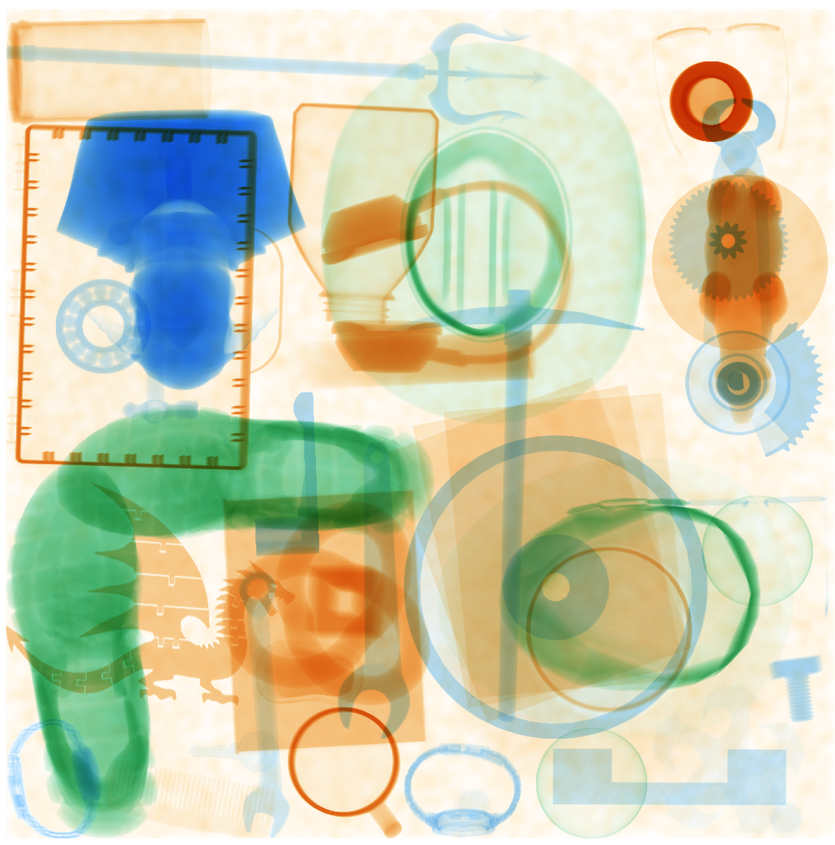
#> input picture dataOps/sample_1_z.png, 835 x 845 px, shrunk from 1361 x 1376 before the run, found by its file name
$ python show_zoom.py
#> lines starting #> are read from the running program, lines starting #| are printed output that depends on the picture
# Basic program to show image, zoomed image and determine attention paid to every image region
# Programmed by Olac Fuentes
# Last modified August 17, 2021

import numpy as np
import matplotlib.pyplot as plt

def display_images(r,c):
    r = int(r+0.5)
    c = int(c+0.5)
    r0 = max(r-dr,0)
    c0 = max(c-dc,0)
    r0 = min(r0,im.shape[0]-2*dr)
    c0 = min(c0,im.shape[1]-2*dc)
    if type(im[0,0,0])==np.uint8: # Make sure it works with float and unsigned integer images
        im_copy[r0:r0+2*dr,c0:c0+2*dc] = 3*(im[r0:r0+2*dr,c0:c0+2*dc]//4)+63
    else:
        im_copy[r0:r0+2*dr,c0:c0+2*dc] = 0.85*im[r0:r0+2*dr,c0:c0+2*dc]
    img.set_data(im_copy)
    im_copy[r0:r0+2*dr,c0:c0+2*dc] = im[r0:r0+2*dr,c0:c0+2*dc]
    attention[r0:r0+2*dr,c0:c0+2*dc] += att_mask # Increment attention counter
    zoom.set_data(im[r0:r0+2*dr,c0:c0+2*dc])
    plt.pause(.001)
    plt.draw()

def on_mouse_move(event):
    # Detect mouse movement and, if valid, display new zoomed image
    if event.ydata != None and event.xdata!=None:
        display_images(event.ydata, event.xdata)

def on_mouse_click(event):
    # Terminate mouse monitoring and display attention
    plt.disconnect(notify_mouse)
    plt.disconnect(notify_mouse_click)
    img.set_data(im)
    plt.pause(.001)
    plt.draw()
    plt.figure()
    plt.imshow(attention)
    plt.title('Attention map')
    plt.tight_layout()
    plt.axis('off')

im = plt.imread('/Users/harikabhogaraju/DHSProject/dataOps/sample_1_z.png')
#> im is the input picture: shape (845, 835, 4) float32; mean R, G, B, A 0.788, 0.805, 0.695, 1
if len(im.shape) == 4: # Remove transparency channel
    im = im[:,:,:-1]

im_copy = np.copy(im)

im_frac = 10
dr,dc =  im.shape[0]//im_frac,im.shape[1]//im_frac # Zoomed area will be 2*dr-by-2*dc - this can be tweaked
#> dr = 84; dc = 83
# Set attention weights; highest at the center of zoomed area. Decay constant can be tweaked
r = (np.arange(2*dr)-dr)**2
c = (np.arange(2*dc)-dc)**2
rr, cc = np.meshgrid(r, c)
att_mask = np.exp(-(10**-3.8)*(rr+cc)).T

# Initialize attention accumulator
attention = np.zeros((im.shape[0],im.shape[1]))

# Determine figure size to preserve original image aspect ratio
fig_vert_size = 6
fig_hor_size = int(2*fig_vert_size*im.shape[1]/im.shape[0]+0.5)
#> fig_hor_size = 12
plt.close('all')
fig, ax = plt.subplots(1,2,figsize=(fig_hor_size,fig_vert_size))
plt.tight_layout()
img = ax[0].imshow(im)
ax[0].axis('off')
ax[1].axis('off')
zoom = ax[1].imshow(np.ones_like(im))

# Start mouse monitoring processes
# Moving the mouse inside the right size of the figure will change the region to zoom
# Clicking on the mouse terminates monitoring and displays the attention map
notify_mouse = plt.connect('motion_notify_event', on_mouse_move)
notify_mouse_click = plt.connect('button_press_event', on_mouse_click)
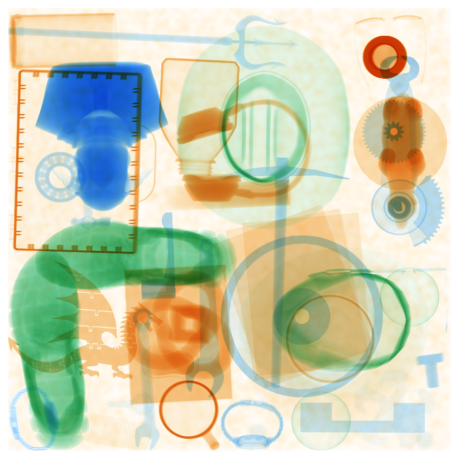
#> figure drawn by matplotlib, 2 panels
